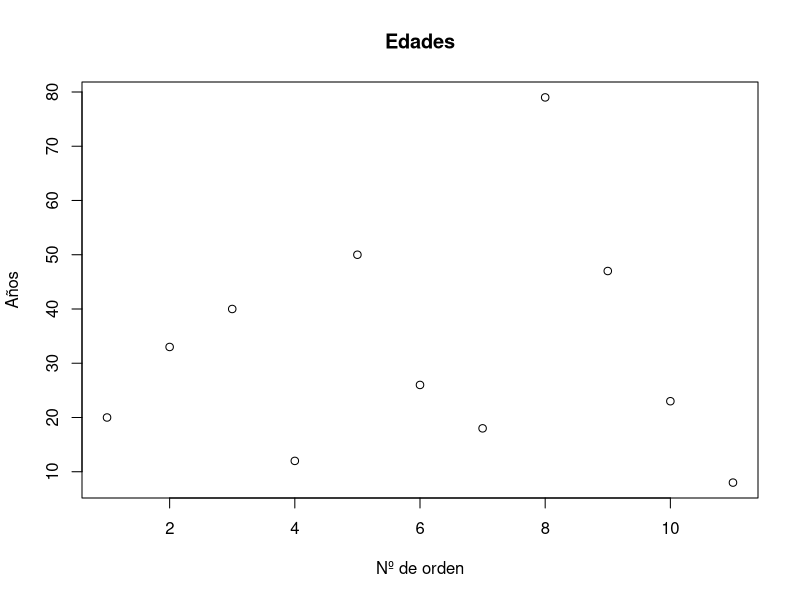

This chart was generated by the following R code:
png("images/01.png")
 
edades <- c(20, 33, 40, 12, 50, 26, 18, 79, 47, 23, 8)
plot(edades, main = "Edades", xlab = "Nº de orden", ylab = "Años")
 
garbage <- dev.off()
